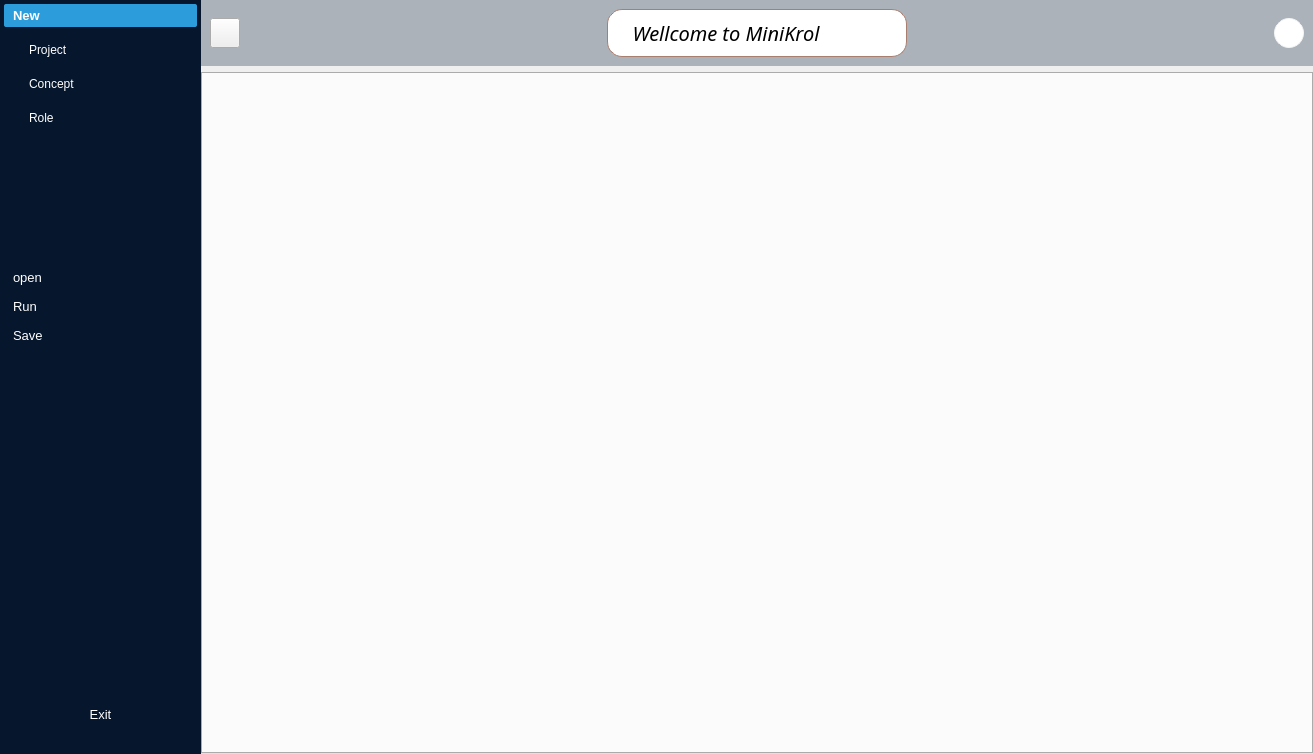
<?xml version="1.0" encoding="UTF-8"?>
<ui version="4.0">
 <class>MainWindow</class>
 <widget class="QMainWindow" name="MainWindow">
  <property name="geometry">
   <rect>
    <x>0</x>
    <y>0</y>
    <width>1313</width>
    <height>754</height>
   </rect>
  </property>
  <property name="windowTitle">
   <string>MiniKrol</string>
  </property>
  <property name="windowIcon">
   <iconset resource="resources.qrc">
    <normaloff>:/icons/Icons/logo.ico</normaloff>:/icons/Icons/logo.ico</iconset>
  </property>
  <widget class="QWidget" name="centralwidget">
   <layout class="QGridLayout" name="gridLayout_3">
    <property name="leftMargin">
     <number>0</number>
    </property>
    <property name="topMargin">
     <number>0</number>
    </property>
    <property name="rightMargin">
     <number>0</number>
    </property>
    <property name="bottomMargin">
     <number>0</number>
    </property>
    <property name="spacing">
     <number>0</number>
    </property>
    <item row="0" column="0">
     <widget class="QSplitter" name="splitter">
      <property name="orientation">
       <enum>Qt::Horizontal</enum>
      </property>
      <property name="handleWidth">
       <number>0</number>
      </property>
      <widget class="QWidget" name="menu_wg" native="true">
       <property name="minimumSize">
        <size>
         <width>150</width>
         <height>0</height>
        </size>
       </property>
       <property name="font">
        <font>
         <pointsize>10</pointsize>
        </font>
       </property>
       <property name="styleSheet">
        <string notr="true">background-color:#06162d;
color:#fff;
border:none;</string>
       </property>
       <layout class="QGridLayout" name="gridLayout">
        <property name="leftMargin">
         <number>4</number>
        </property>
        <property name="topMargin">
         <number>4</number>
        </property>
        <property name="rightMargin">
         <number>4</number>
        </property>
        <property name="bottomMargin">
         <number>15</number>
        </property>
        <property name="spacing">
         <number>0</number>
        </property>
        <item row="0" column="1">
         <widget class="QToolBox" name="toolBox">
          <property name="styleSheet">
           <string notr="true">#toolBox {
	color: #fff;
}

#toolBox::tab {
	padding-left:5px;
	text-align:left;
	border-radius: 2px;
}


#toolBox::tab:selected {
	background-color: #2d9cdb;
	font-weight: bold;
}

#toolBox QPushButton {
	padding:5px 0px 5px 20px;
	text-align:left;
	border-radius: 3px;
}

#toolBox QPushButton:hover {
	background-color: #85C1E9;
}

#toolBox QPushButton:checked {
	background-color: #3498DB;
}

</string>
          </property>
          <property name="currentIndex">
           <number>0</number>
          </property>
          <widget class="QWidget" name="page1">
           <property name="geometry">
            <rect>
             <x>0</x>
             <y>0</y>
             <width>397</width>
             <height>223</height>
            </rect>
           </property>
           <attribute name="icon">
            <iconset resource="resources.qrc">
             <normaloff>:/icons/Icons/new-badge-2-48.ico</normaloff>:/icons/Icons/new-badge-2-48.ico</iconset>
           </attribute>
           <attribute name="label">
            <string>New</string>
           </attribute>
           <layout class="QVBoxLayout" name="verticalLayout">
            <property name="spacing">
             <number>10</number>
            </property>
            <property name="leftMargin">
             <number>5</number>
            </property>
            <property name="topMargin">
             <number>5</number>
            </property>
            <property name="rightMargin">
             <number>5</number>
            </property>
            <property name="bottomMargin">
             <number>5</number>
            </property>
            <item>
             <widget class="QPushButton" name="new_project_btn">
              <property name="focusPolicy">
               <enum>Qt::NoFocus</enum>
              </property>
              <property name="text">
               <string>Project</string>
              </property>
              <property name="checkable">
               <bool>false</bool>
              </property>
             </widget>
            </item>
            <item>
             <widget class="QPushButton" name="new_concept_btn">
              <property name="focusPolicy">
               <enum>Qt::NoFocus</enum>
              </property>
              <property name="text">
               <string>Concept</string>
              </property>
              <property name="checkable">
               <bool>false</bool>
              </property>
             </widget>
            </item>
            <item>
             <widget class="QPushButton" name="new_role_btn">
              <property name="focusPolicy">
               <enum>Qt::NoFocus</enum>
              </property>
              <property name="text">
               <string>Role</string>
              </property>
              <property name="checkable">
               <bool>false</bool>
              </property>
             </widget>
            </item>
            <item>
             <spacer name="verticalSpacer">
              <property name="orientation">
               <enum>Qt::Vertical</enum>
              </property>
              <property name="sizeHint" stdset="0">
               <size>
                <width>20</width>
                <height>102</height>
               </size>
              </property>
             </spacer>
            </item>
           </layout>
          </widget>
          <widget class="QWidget" name="page2">
           <property name="geometry">
            <rect>
             <x>0</x>
             <y>0</y>
             <width>397</width>
             <height>223</height>
            </rect>
           </property>
           <property name="styleSheet">
            <string notr="true"/>
           </property>
           <attribute name="icon">
            <iconset resource="resources.qrc">
             <normaloff>:/icons/Icons/open-in-browser-48.ico</normaloff>:/icons/Icons/open-in-browser-48.ico</iconset>
           </attribute>
           <attribute name="label">
            <string>open</string>
           </attribute>
           <layout class="QVBoxLayout" name="verticalLayout_2">
            <property name="spacing">
             <number>10</number>
            </property>
            <property name="leftMargin">
             <number>5</number>
            </property>
            <property name="topMargin">
             <number>5</number>
            </property>
            <property name="rightMargin">
             <number>5</number>
            </property>
            <property name="bottomMargin">
             <number>5</number>
            </property>
            <item>
             <widget class="QPushButton" name="open_project_btn">
              <property name="focusPolicy">
               <enum>Qt::NoFocus</enum>
              </property>
              <property name="text">
               <string>Project</string>
              </property>
              <property name="checkable">
               <bool>false</bool>
              </property>
             </widget>
            </item>
            <item>
             <widget class="QPushButton" name="open_concept_btn">
              <property name="focusPolicy">
               <enum>Qt::NoFocus</enum>
              </property>
              <property name="text">
               <string>Concept</string>
              </property>
              <property name="checkable">
               <bool>false</bool>
              </property>
             </widget>
            </item>
            <item>
             <widget class="QPushButton" name="open_role_btn">
              <property name="focusPolicy">
               <enum>Qt::NoFocus</enum>
              </property>
              <property name="text">
               <string>Role</string>
              </property>
              <property name="checkable">
               <bool>false</bool>
              </property>
             </widget>
            </item>
            <item>
             <spacer name="verticalSpacer_2">
              <property name="orientation">
               <enum>Qt::Vertical</enum>
              </property>
              <property name="sizeHint" stdset="0">
               <size>
                <width>20</width>
                <height>102</height>
               </size>
              </property>
             </spacer>
            </item>
           </layout>
          </widget>
          <widget class="QWidget" name="page3">
           <attribute name="icon">
            <iconset resource="resources.qrc">
             <normaloff>:/icons/Icons/code-48.ico</normaloff>:/icons/Icons/code-48.ico</iconset>
           </attribute>
           <attribute name="label">
            <string>Run</string>
           </attribute>
           <layout class="QVBoxLayout" name="verticalLayout_3">
            <property name="spacing">
             <number>10</number>
            </property>
            <property name="leftMargin">
             <number>5</number>
            </property>
            <property name="topMargin">
             <number>5</number>
            </property>
            <property name="rightMargin">
             <number>5</number>
            </property>
            <property name="bottomMargin">
             <number>5</number>
            </property>
            <item>
             <widget class="QPushButton" name="run_project_btn">
              <property name="focusPolicy">
               <enum>Qt::NoFocus</enum>
              </property>
              <property name="text">
               <string>Project</string>
              </property>
              <property name="checkable">
               <bool>true</bool>
              </property>
             </widget>
            </item>
            <item>
             <spacer name="verticalSpacer_3">
              <property name="orientation">
               <enum>Qt::Vertical</enum>
              </property>
              <property name="sizeHint" stdset="0">
               <size>
                <width>20</width>
                <height>174</height>
               </size>
              </property>
             </spacer>
            </item>
           </layout>
          </widget>
          <widget class="QWidget" name="page4">
           <attribute name="icon">
            <iconset resource="resources.qrc">
             <normaloff>:/icons/Icons/save-as-48.ico</normaloff>:/icons/Icons/save-as-48.ico</iconset>
           </attribute>
           <attribute name="label">
            <string>Save</string>
           </attribute>
           <layout class="QVBoxLayout" name="verticalLayout_4">
            <property name="spacing">
             <number>10</number>
            </property>
            <property name="leftMargin">
             <number>5</number>
            </property>
            <property name="topMargin">
             <number>5</number>
            </property>
            <property name="rightMargin">
             <number>5</number>
            </property>
            <property name="bottomMargin">
             <number>5</number>
            </property>
            <item>
             <widget class="QPushButton" name="save_project_btn">
              <property name="focusPolicy">
               <enum>Qt::NoFocus</enum>
              </property>
              <property name="text">
               <string>Project</string>
              </property>
              <property name="checkable">
               <bool>false</bool>
              </property>
             </widget>
            </item>
            <item>
             <widget class="QPushButton" name="save_concept_btn">
              <property name="focusPolicy">
               <enum>Qt::NoFocus</enum>
              </property>
              <property name="text">
               <string>Concept</string>
              </property>
              <property name="checkable">
               <bool>false</bool>
              </property>
             </widget>
            </item>
            <item>
             <widget class="QPushButton" name="save_role_btn">
              <property name="focusPolicy">
               <enum>Qt::NoFocus</enum>
              </property>
              <property name="text">
               <string>Role</string>
              </property>
              <property name="checkable">
               <bool>false</bool>
              </property>
             </widget>
            </item>
            <item>
             <spacer name="verticalSpacer_4">
              <property name="orientation">
               <enum>Qt::Vertical</enum>
              </property>
              <property name="sizeHint" stdset="0">
               <size>
                <width>20</width>
                <height>102</height>
               </size>
              </property>
             </spacer>
            </item>
           </layout>
          </widget>
         </widget>
        </item>
        <item row="1" column="1">
         <spacer name="verticalSpacer_5">
          <property name="orientation">
           <enum>Qt::Vertical</enum>
          </property>
          <property name="sizeHint" stdset="0">
           <size>
            <width>20</width>
            <height>40</height>
           </size>
          </property>
         </spacer>
        </item>
        <item row="2" column="1">
         <widget class="QPushButton" name="exit_btn">
          <property name="minimumSize">
           <size>
            <width>150</width>
            <height>50</height>
           </size>
          </property>
          <property name="maximumSize">
           <size>
            <width>1000</width>
            <height>1000</height>
           </size>
          </property>
          <property name="font">
           <font>
            <pointsize>10</pointsize>
            <weight>50</weight>
            <bold>false</bold>
           </font>
          </property>
          <property name="styleSheet">
           <string notr="true">#QPushButton {
	padding:5px 0px 5px 20px;
	text-align:left;
	border-radius: 3px;
}
QPushButton:hover
{
   background-color:#85C1E9;
}</string>
          </property>
          <property name="text">
           <string>Exit</string>
          </property>
          <property name="icon">
           <iconset resource="resources.qrc">
            <normaloff>:/icons/Icons/x-mark-4-32.ico</normaloff>:/icons/Icons/x-mark-4-32.ico</iconset>
          </property>
          <property name="checkable">
           <bool>false</bool>
          </property>
          <property name="checked">
           <bool>false</bool>
          </property>
         </widget>
        </item>
       </layout>
      </widget>
      <widget class="QWidget" name="main_wg" native="true">
       <layout class="QGridLayout" name="gridLayout_2">
        <item row="0" column="0">
         <widget class="QWidget" name="search_widget" native="true">
          <property name="styleSheet">
           <string notr="true">#search_widget {background-color: #ABB2B9;}</string>
          </property>
          <layout class="QHBoxLayout" name="horizontalLayout_2">
           <item>
            <widget class="QPushButton" name="pushButton_11">
             <property name="minimumSize">
              <size>
               <width>30</width>
               <height>30</height>
              </size>
             </property>
             <property name="maximumSize">
              <size>
               <width>30</width>
               <height>30</height>
              </size>
             </property>
             <property name="text">
              <string/>
             </property>
             <property name="icon">
              <iconset resource="resources.qrc">
               <normaloff>:/icons/Icons/arrow-96-48.ico</normaloff>:/icons/Icons/arrow-96-48.ico</iconset>
             </property>
             <property name="checkable">
              <bool>true</bool>
             </property>
            </widget>
           </item>
           <item>
            <spacer name="horizontalSpacer">
             <property name="orientation">
              <enum>Qt::Horizontal</enum>
             </property>
             <property name="sizeHint" stdset="0">
              <size>
               <width>241</width>
               <height>20</height>
              </size>
             </property>
            </spacer>
           </item>
           <item>
            <widget class="QFrame" name="search_frame">
             <property name="minimumSize">
              <size>
               <width>300</width>
               <height>0</height>
              </size>
             </property>
             <property name="maximumSize">
              <size>
               <width>300</width>
               <height>16777215</height>
              </size>
             </property>
             <property name="font">
              <font>
               <pointsize>10</pointsize>
               <weight>75</weight>
               <bold>true</bold>
              </font>
             </property>
             <property name="styleSheet">
              <string notr="true">#search_frame {
	border:  1px solid #aa7e6f;
	border-radius: 15px;
	background-color: rgb(255, 255, 255);
}

#search_btn {
	padding:5px 5px;
	border-radius: 15px;
}

#search_btn:pressed {
	padding-left: 10px;
}</string>
             </property>
             <property name="frameShape">
              <enum>QFrame::StyledPanel</enum>
             </property>
             <property name="frameShadow">
              <enum>QFrame::Raised</enum>
             </property>
             <layout class="QHBoxLayout" name="horizontalLayout">
              <item>
               <widget class="QLabel" name="wellcome_lbl">
                <property name="font">
                 <font>
                  <family>Harlow Solid Italic</family>
                  <pointsize>15</pointsize>
                  <weight>50</weight>
                  <italic>true</italic>
                  <bold>false</bold>
                 </font>
                </property>
                <property name="text">
                 <string>   Wellcome to MiniKrol</string>
                </property>
               </widget>
              </item>
             </layout>
            </widget>
           </item>
           <item>
            <spacer name="horizontalSpacer_2">
             <property name="orientation">
              <enum>Qt::Horizontal</enum>
             </property>
             <property name="sizeHint" stdset="0">
              <size>
               <width>241</width>
               <height>20</height>
              </size>
             </property>
            </spacer>
           </item>
           <item>
            <widget class="QLabel" name="user_label">
             <property name="minimumSize">
              <size>
               <width>30</width>
               <height>30</height>
              </size>
             </property>
             <property name="maximumSize">
              <size>
               <width>30</width>
               <height>30</height>
              </size>
             </property>
             <property name="styleSheet">
              <string notr="true">#user_label {
	background-color: #fff;
	border: 1px solid #F2F4F4;
	padding: 5px 5px;
	border-radius: 15%;
}</string>
             </property>
             <property name="text">
              <string/>
             </property>
             <property name="pixmap">
              <pixmap resource="resources.qrc">:/icons/Icons/user-48.ico</pixmap>
             </property>
             <property name="scaledContents">
              <bool>true</bool>
             </property>
            </widget>
           </item>
          </layout>
         </widget>
        </item>
        <item row="1" column="0">
         <widget class="QTabWidget" name="tabWidget">
          <property name="font">
           <font>
            <pointsize>10</pointsize>
            <weight>50</weight>
            <bold>false</bold>
           </font>
          </property>
         </widget>
        </item>
       </layout>
      </widget>
     </widget>
    </item>
   </layout>
  </widget>
 </widget>
 <resources>
  <include location="resources.qrc"/>
 </resources>
 <connections>
  <connection>
   <sender>pushButton_11</sender>
   <signal>toggled(bool)</signal>
   <receiver>menu_wg</receiver>
   <slot>setHidden(bool)</slot>
   <hints>
    <hint type="sourcelabel">
     <x>409</x>
     <y>50</y>
    </hint>
    <hint type="destinationlabel">
     <x>366</x>
     <y>3</y>
    </hint>
   </hints>
  </connection>
 </connections>
</ui>
